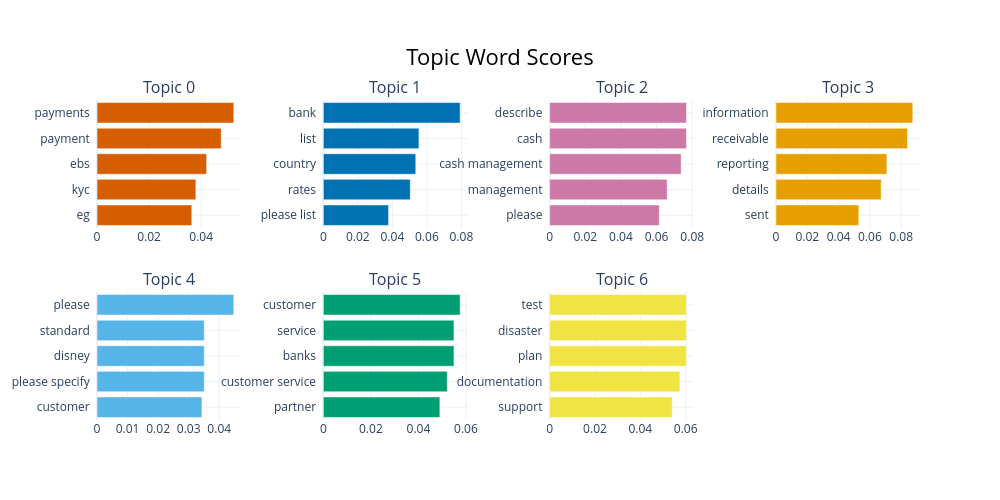

Source (notebook cell):
### Code cell
# Visualización: barchart de palabras clave por topic
topic_model.visualize_barchart(top_n_topics=min(10, len(topic_model.get_topic_info()) ))

### Figure 1 — Plotly figure (JSON) as saved in the notebook; plotly's stock layout.template omitted (floating-point values rounded to 4 significant figures)
{"data": [{"marker": {"color": "#D55E00"}, "orientation": "h", "type": "bar", "x": [0.0364, 0.03797, 0.0421, 0.0477, 0.05254], "xaxis": "x", "y": ["eg  ", "kyc  ", "ebs  ", "payment  ", "payments  "], "yaxis": "y"}, {"marker": {"color": "#0072B2"}, "orientation": "h", "type": "bar", "x": [0.03779, 0.05038, 0.05357, 0.05538, 0.07928], "xaxis": "x2", "y": ["please list  ", "rates  ", "country  ", "list  ", "bank  "], "yaxis": "y2"}, {"marker": {"color": "#CC79A7"}, "orientation": "h", "type": "bar", "x": [0.0615, 0.06592, 0.07376, 0.07676, 0.07677], "xaxis": "x3", "y": ["please  ", "management  ", "cash management  ", "cash  ", "describe  "], "yaxis": "y3"}, {"marker": {"color": "#E69F00"}, "orientation": "h", "type": "bar", "x": [0.05296, 0.06721, 0.07087, 0.08401, 0.08743], "xaxis": "x4", "y": ["sent  ", "details  ", "reporting  ", "receivable  ", "information  "], "yaxis": "y4"}, {"marker": {"color": "#56B4E9"}, "orientation": "h", "type": "bar", "x": [0.03434, 0.0351, 0.0351, 0.0351, 0.04477], "xaxis": "x5", "y": ["customer  ", "please specify  ", "disney  ", "standard  ", "please  "], "yaxis": "y5"}, {"marker": {"color": "#009E73"}, "orientation": "h", "type": "bar", "x": [0.04903, 0.05213, 0.05496, 0.05496, 0.05756], "xaxis": "x6", "y": ["partner  ", "customer service  ", "banks  ", "service  ", "customer  "], "yaxis": "y6"}, {"marker": {"color": "#F0E442"}, "orientation": "h", "type": "bar", "x": [0.0541, 0.05745, 0.06036, 0.06036, 0.06036], "xaxis": "x7", "y": ["support  ", "documentation  ", "plan  ", "disaster  ", "test  "], "yaxis": "y7"}], "layout": {"annotations": [{"font": {"size": 16}, "showarrow": false, "text": "Topic 0", "x": 0.0875, "xanchor": "center", "xref": "paper", "y": 1, "yanchor": "bottom", "yref": "paper"}, {"font": {"size": 16}, "showarrow": false, "text": "Topic 1", "x": 0.3625, "xanchor": "center", "xref": "paper", "y": 1, "yanchor": "bottom", "yref": "paper"}, {"font": {"size": 16}, "showarrow": false, "text": "Topic 2", "x": 0.6375, "xanchor": "center", "xref": "paper", "y": 1, "yanchor": "bottom", "yref": "paper"}, {"font": {"size": 16}, "showarrow": false, "text": "Topic 3", "x": 0.9125, "xanchor": "center", "xref": "paper", "y": 1, "yanchor": "bottom", "yref": "paper"}, {"font": {"size": 16}, "showarrow": false, "text": "Topic 4", "x": 0.0875, "xanchor": "center", "xref": "paper", "y": 0.4, "yanchor": "bottom", "yref": "paper"}, {"font": {"size": 16}, "showarrow": false, "text": "Topic 5", "x": 0.3625, "xanchor": "center", "xref": "paper", "y": 0.4, "yanchor": "bottom", "yref": "paper"}, {"font": {"size": 16}, "showarrow": false, "text": "Topic 6", "x": 0.6375, "xanchor": "center", "xref": "paper", "y": 0.4, "yanchor": "bottom", "yref": "paper"}], "height": 500, "hoverlabel": {"bgcolor": "white", "font": {"family": "Rockwell", "size": 16}}, "showlegend": false, "title": {"font": {"color": "Black", "size": 22}, "text": "Topic Word Scores", "x": 0.5, "xanchor": "center", "yanchor": "top"}, "width": 1000, "xaxis": {"anchor": "y", "domain": [0, 0.175], "showgrid": true}, "xaxis2": {"anchor": "y2", "domain": [0.275, 0.45], "showgrid": true}, "xaxis3": {"anchor": "y3", "domain": [0.55, 0.725], "showgrid": true}, "xaxis4": {"anchor": "y4", "domain": [0.825, 1], "showgrid": true}, "xaxis5": {"anchor": "y5", "domain": [0, 0.175], "showgrid": true}, "xaxis6": {"anchor": "y6", "domain": [0.275, 0.45], "showgrid": true}, "xaxis7": {"anchor": "y7", "domain": [0.55, 0.725], "showgrid": true}, "xaxis8": {"anchor": "y8", "domain": [0.825, 1], "showgrid": true}, "yaxis": {"anchor": "x", "domain": [0.6, 1], "showgrid": true}, "yaxis2": {"anchor": "x2", "domain": [0.6, 1], "showgrid": true}, "yaxis3": {"anchor": "x3", "domain": [0.6, 1], "showgrid": true}, "yaxis4": {"anchor": "x4", "domain": [0.6, 1], "showgrid": true}, "yaxis5": {"anchor": "x5", "domain": [0, 0.4], "showgrid": true}, "yaxis6": {"anchor": "x6", "domain": [0, 0.4], "showgrid": true}, "yaxis7": {"anchor": "x7", "domain": [0, 0.4], "showgrid": true}, "yaxis8": {"anchor": "x8", "domain": [0, 0.4], "showgrid": true}}}
